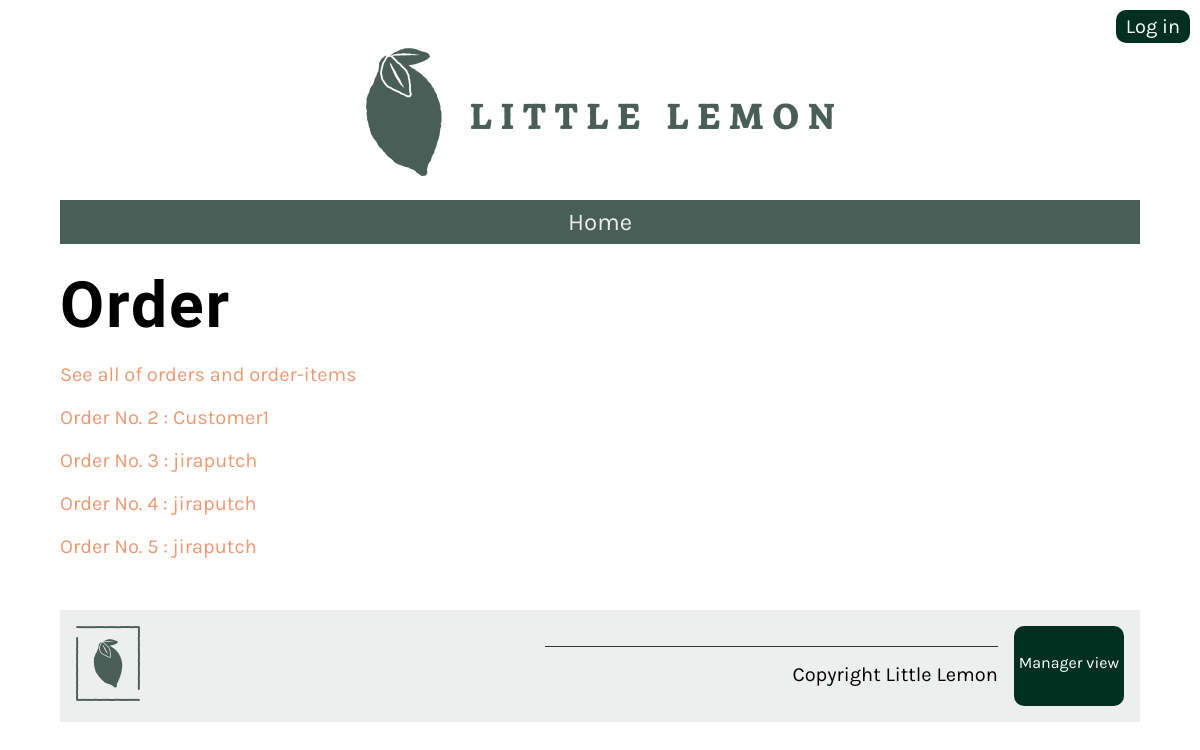
/api/order/, run on the app's committed database.
### LittleLemonAPI/models.py (models this page shows)
class Order(models.Model):
    user = models.ForeignKey(User, on_delete=models.CASCADE)
    delivery_crew = models.ForeignKey(User, on_delete=models.SET_NULL, related_name='delivery_crew', null=True)
    status = models.BooleanField(db_index=True, default=0)
    total = models.DecimalField(max_digits=6, decimal_places=2)
    date = models.DateField(db_index=True)

### LittleLemonAPI/views.py (the view)
# urls.py: path('order/', views.order, name="order"),
def order(request):
    order_data = Order.objects.all()
    main_data = {"order":order_data}
    return render(request, 'order.html', main_data)

### LittleLemonAPI/templates/order.html
{% extends 'base.html' %}
{% load static %}
{% block content %}
<h1>Order</h1>
<div class="column">
    <p>
        <a href="{% url 'orders' %}">See all of orders and order-items</a>
    </p>
    {% for item in order %}
    <p>
        <a href="{% url 'orders_id' pk=item.id %}">Order No. {{ item.id }} : {{item.user}}</a>
    </p>
    {% endfor %}
</div>
{% endblock %}

### LittleLemonAPI/static/css/style.css (style rules this page uses)
body { font-family: 'Karla', sans-serif; margin-top: 3rem; margin-bottom: 3rem; margin-left: 5%; margin-right: 5%; }
h1, h2, h3, h4, h5, h6 { font-family: 'Markazi Text', serif; letter-spacing: 2px;; }
h1 { font-size: 4rem; margin-top: 1.5rem; margin-bottom: 0; }
p, ul { font-size: 1.25rem;; }
a { color: #EE9972; text-decoration: none; }
.column { flex-basis: 50%; margin-bottom: 1rem; padding-bottom: 1rem; }

### data on the page
Order: id "2", user "Customer1"
Order: id "3", user "jiraputch"
Order: id "4", user "jiraputch"
Order: id "5", user "jiraputch"
